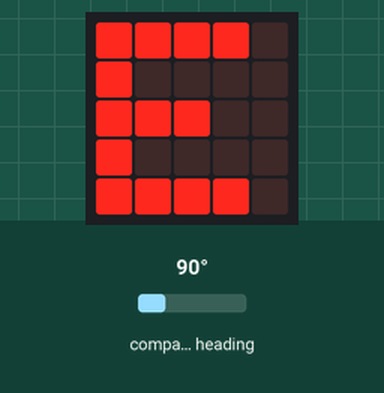
This program was run on a simulated BBC micro:bit (MakeCode). On the bench: the board's 5×5 LED display. The test bench sets the inputs (shaded band); at power-on: compass heading 90°. The compass is already calibrated.

Above: at 1.3 s.
1.4 s: compass heading set to 50°
2.9 s: compass heading set to 39°
At 3.9 s:
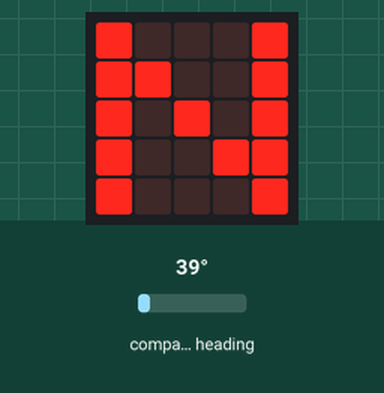
4.6 s: compass heading set to 180°
At 5.3 s:
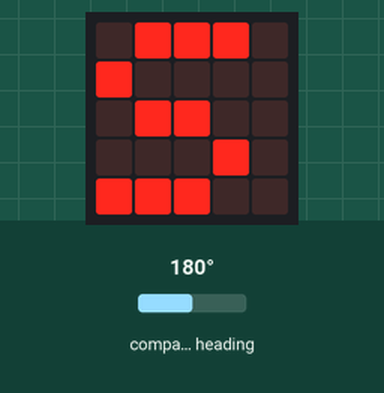
6.2 s: compass heading set to 220°
7.7 s: compass heading set to 227°
At 8.1 s:
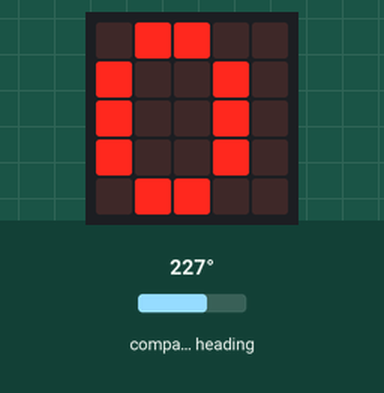
9.3 s: compass heading set to 7°
At 10.8 s:
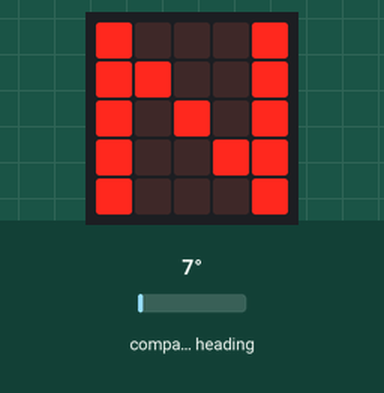
Timing chart, 0 to 11.8 s (numbered marks = the images above; inputs shaded):
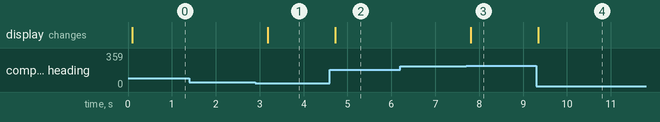

Measured:
- the behaviour switches between 45 and 44° on compass heading (found by bisection; images 0 and 1)
- the behaviour switches between 224 and 225° on compass heading (found by bisection; images 2 and 3)
- after the input at 1.4 s, every drawn part: stays the same
- after the input at 2.9 s, the display: changes after 0.28 s (image 1)
- after the input at 4.6 s, the display: changes after 0.12 s (image 2)
- after the input at 6.2 s, every drawn part: stays the same
- after the input at 7.7 s, the display: changes after 0.10 s (image 3)
- after the input at 9.3 s, the display: changes at once (image 4)

The program:

main.ts
```typescript
let direction = 0
input.calibrateCompass()
basic.forever(function () {
    direction = input.compassHeading()
    if (direction < 45 || direction > 315) {
        basic.showString("N")
    } else if (direction < 135) {
        basic.showString("E")
    } else if (direction < 225) {
        basic.showString("S")
    } else {
        basic.showString("O")
    }
})
```

test.ts
```typescript
// les tests vont ici ; cela ne sera pas compilé si ce paquet est utilisé en tant qu'extension.
```
